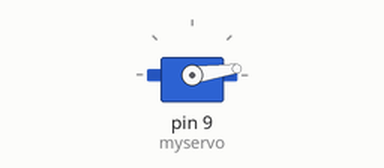
Simulated run of this sketch. Board: Arduino Uno, built with avr-gcc and run on an emulated ATmega328P. On the bench: servo.

Above: at 0.05 s.
At 1.5 s:
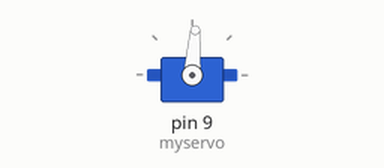
At 3.0 s:
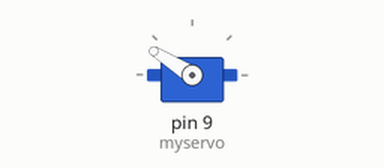
Timing chart, 0 to 6.9 s (numbered marks = the images above):
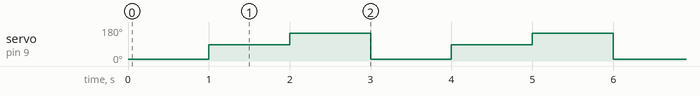

The sketch:

4.3_Servo.ino
```cpp
#include <Servo.h>

Servo myservo;

int pos = 9;    // variable to store the servo position

void setup() {
  myservo.attach(9);  // attaches the servo on pin 9 to the servo object
}

void loop() {
  pos=8;
  myservo.write(pos);
    delay(1000);
  pos=86;
  myservo.write(pos);
    delay(1000);
  pos=148;
  myservo.write(pos);
    delay(1000);
}
```

Measured:
- by itself, servo on pin 9 (myservo): repeats every 3.0 s: 148° 1.0 s, 8° 1.0 s, 86° 1.0 s
